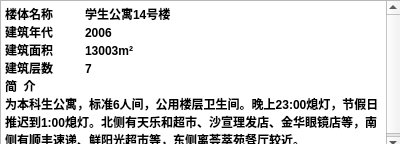
<?xml version="1.0" encoding="UTF-8"?>
<ui version="4.0">
 <class>a14shisihao</class>
 <widget class="QDialog" name="a14shisihao">
  <property name="geometry">
   <rect>
    <x>0</x>
    <y>0</y>
    <width>400</width>
    <height>144</height>
   </rect>
  </property>
  <property name="windowTitle">
   <string>Dialog</string>
  </property>
  <widget class="QTextBrowser" name="textBrowser">
   <property name="geometry">
    <rect>
     <x>0</x>
     <y>0</y>
     <width>401</width>
     <height>151</height>
    </rect>
   </property>
   <property name="html">
    <string>&lt;!DOCTYPE HTML PUBLIC &quot;-//W3C//DTD HTML 4.0//EN&quot; &quot;http://www.w3.org/TR/REC-html40/strict.dtd&quot;&gt;
&lt;html&gt;&lt;head&gt;&lt;meta name=&quot;qrichtext&quot; content=&quot;1&quot; /&gt;&lt;style type=&quot;text/css&quot;&gt;
p, li { white-space: pre-wrap; }
&lt;/style&gt;&lt;/head&gt;&lt;body style=&quot; font-family:'SimSun'; font-size:9pt; font-weight:400; font-style:normal;&quot;&gt;
&lt;p style=&quot; margin-top:0px; margin-bottom:0px; margin-left:0px; margin-right:0px; -qt-block-indent:0; text-indent:0px;&quot;&gt;&lt;span style=&quot; font-weight:600;&quot;&gt;楼体名称	学生公寓14号楼	&lt;/span&gt;&lt;/p&gt;
&lt;p style=&quot; margin-top:0px; margin-bottom:0px; margin-left:0px; margin-right:0px; -qt-block-indent:0; text-indent:0px;&quot;&gt;&lt;span style=&quot; font-weight:600;&quot;&gt;建筑年代	2006&lt;/span&gt;&lt;/p&gt;
&lt;p style=&quot; margin-top:0px; margin-bottom:0px; margin-left:0px; margin-right:0px; -qt-block-indent:0; text-indent:0px;&quot;&gt;&lt;span style=&quot; font-weight:600;&quot;&gt;建筑面积	13003m²	&lt;/span&gt;&lt;/p&gt;
&lt;p style=&quot; margin-top:0px; margin-bottom:0px; margin-left:0px; margin-right:0px; -qt-block-indent:0; text-indent:0px;&quot;&gt;&lt;span style=&quot; font-weight:600;&quot;&gt;建筑层数	7&lt;/span&gt;&lt;/p&gt;
&lt;p style=&quot; margin-top:0px; margin-bottom:0px; margin-left:0px; margin-right:0px; -qt-block-indent:0; text-indent:0px;&quot;&gt;&lt;span style=&quot; font-weight:600;&quot;&gt;简  介	&lt;/span&gt;&lt;/p&gt;
&lt;p style=&quot; margin-top:0px; margin-bottom:0px; margin-left:0px; margin-right:0px; -qt-block-indent:0; text-indent:0px;&quot;&gt;&lt;span style=&quot; font-weight:600;&quot;&gt;为本科生公寓，标准6人间，公用楼层卫生间。晚上23:00熄灯，节假日推迟到1:00熄灯。北侧有天乐和超市、沙宣理发店、金华眼镜店等，南侧有顺丰速递、鲜阳光超市等，东侧离荟萃苑餐厅较近。&lt;/span&gt;&lt;/p&gt;&lt;/body&gt;&lt;/html&gt;</string>
   </property>
  </widget>
 </widget>
 <resources/>
 <connections/>
</ui>
